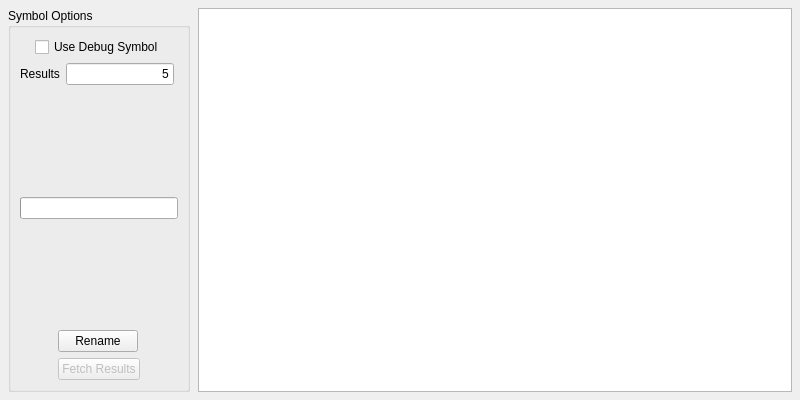
<?xml version="1.0" encoding="UTF-8"?>
<ui version="4.0">
 <class>RenameSymbolsPanel</class>
 <widget class="QFrame" name="FunctionSimularityPanel">
  <property name="geometry">
   <rect>
    <x>0</x>
    <y>0</y>
    <width>800</width>
    <height>400</height>
   </rect>
  </property>
  <property name="contextMenuPolicy">
   <enum>Qt::NoContextMenu</enum>
  </property>
  <property name="windowTitle">
   <string>RevEng.AI Toolkit: Function Rename</string>
  </property>
  <property name="layoutDirection">
   <enum>Qt::LeftToRight</enum>
  </property>
  <layout class="QGridLayout" name="gridLayout_5" columnstretch="0,1">
   <property name="sizeConstraint">
    <enum>QLayout::SetDefaultConstraint</enum>
   </property>
   <property name="leftMargin">
    <number>8</number>
   </property>
   <property name="topMargin">
    <number>8</number>
   </property>
   <property name="rightMargin">
    <number>8</number>
   </property>
   <property name="bottomMargin">
    <number>8</number>
   </property>
   <property name="horizontalSpacing">
    <number>8</number>
   </property>
   <property name="verticalSpacing">
    <number>-1</number>
   </property>
   <item row="0" column="0">
    <widget class="QGroupBox" name="groupBox">
     <property name="title">
      <string>Symbol Options</string>
     </property>
     <layout class="QVBoxLayout" name="verticalLayout">
      <item>
       <layout class="QHBoxLayout" name="horizontalLayout_6">
        <item>
         <spacer name="spacer">
          <property name="orientation">
           <enum>Qt::Horizontal</enum>
          </property>
          <property name="sizeHint" stdset="0">
           <size>
            <width>0</width>
            <height>0</height>
           </size>
          </property>
         </spacer>
        </item>
        <item>
         <widget class="QCheckBox" name="checkBox">
          <property name="text">
           <string>Use Debug Symbol</string>
          </property>
          <property name="checked">
           <bool>false</bool>
          </property>
         </widget>
        </item>
        <item>
         <spacer name="spacer_2">
          <property name="orientation">
           <enum>Qt::Horizontal</enum>
          </property>
          <property name="sizeHint" stdset="0">
           <size>
            <width>0</width>
            <height>0</height>
           </size>
          </property>
         </spacer>
        </item>
       </layout>
      </item>
      <item>
       <layout class="QHBoxLayout" name="horizontalLayout_3">
        <item>
         <spacer name="spacer_3">
          <property name="orientation">
           <enum>Qt::Horizontal</enum>
          </property>
          <property name="sizeHint" stdset="0">
           <size>
            <width>0</width>
            <height>0</height>
           </size>
          </property>
         </spacer>
        </item>
        <item>
         <widget class="QLabel" name="label_2">
          <property name="text">
           <string>Results</string>
          </property>
         </widget>
        </item>
        <item>
         <widget class="QLineEdit" name="lineEdit">
          <property name="text">
           <string>5</string>
          </property>
          <property name="alignment">
           <set>Qt::AlignRight|Qt::AlignTrailing|Qt::AlignVCenter</set>
          </property>
         </widget>
        </item>
        <item>
         <spacer name="spacer_4">
          <property name="orientation">
           <enum>Qt::Horizontal</enum>
          </property>
          <property name="sizeHint" stdset="0">
           <size>
            <width>4</width>
            <height>0</height>
           </size>
          </property>
         </spacer>
        </item>
       </layout>
      </item>
      <item>
       <spacer name="spacer_5">
        <property name="orientation">
         <enum>Qt::Vertical</enum>
        </property>
        <property name="sizeHint" stdset="0">
         <size>
          <width>0</width>
          <height>0</height>
         </size>
        </property>
       </spacer>
      </item>
      <item>
       <widget class="QProgressBar" name="progressBar">
        <property name="enabled">
         <bool>true</bool>
        </property>
        <property name="value">
         <number>0</number>
        </property>
        <property name="alignment">
         <set>Qt::AlignCenter</set>
        </property>
        <property name="textVisible">
         <bool>false</bool>
        </property>
       </widget>
      </item>
      <item>
       <spacer name="spacer_6">
        <property name="orientation">
         <enum>Qt::Vertical</enum>
        </property>
        <property name="sizeHint" stdset="0">
         <size>
          <width>0</width>
          <height>0</height>
         </size>
        </property>
       </spacer>
      </item>
      <item>
       <layout class="QHBoxLayout" name="horizontalLayout">
        <item>
         <spacer name="spacer_7">
          <property name="orientation">
           <enum>Qt::Horizontal</enum>
          </property>
          <property name="sizeHint" stdset="0">
           <size>
            <width>0</width>
            <height>0</height>
           </size>
          </property>
         </spacer>
        </item>
        <item>
         <widget class="QPushButton" name="renameButton">
          <property name="sizePolicy">
           <sizepolicy hsizetype="Minimum" vsizetype="Fixed">
            <horstretch>0</horstretch>
            <verstretch>0</verstretch>
           </sizepolicy>
          </property>
          <property name="autoFillBackground">
           <bool>false</bool>
          </property>
          <property name="text">
           <string>Rename</string>
          </property>
          <property name="autoDefault">
           <bool>true</bool>
          </property>
         </widget>
        </item>
        <item>
         <spacer name="spacer_8">
          <property name="orientation">
           <enum>Qt::Horizontal</enum>
          </property>
          <property name="sizeHint" stdset="0">
           <size>
            <width>40</width>
            <height>20</height>
           </size>
          </property>
         </spacer>
        </item>
       </layout>
      </item>
      <item>
       <layout class="QHBoxLayout" name="horizontalLayout_2">
        <item>
         <spacer name="spacer_9">
          <property name="orientation">
           <enum>Qt::Horizontal</enum>
          </property>
          <property name="sizeHint" stdset="0">
           <size>
            <width>0</width>
            <height>0</height>
           </size>
          </property>
         </spacer>
        </item>
        <item>
         <widget class="QPushButton" name="fetchButton">
          <property name="enabled">
           <bool>false</bool>
          </property>
          <property name="text">
           <string>Fetch Results</string>
          </property>
         </widget>
        </item>
        <item>
         <spacer name="spacer_10">
          <property name="orientation">
           <enum>Qt::Horizontal</enum>
          </property>
          <property name="sizeHint" stdset="0">
           <size>
            <width>0</width>
            <height>0</height>
           </size>
          </property>
         </spacer>
        </item>
       </layout>
      </item>
     </layout>
    </widget>
   </item>
   <item row="0" column="1">
    <widget class="QTableView" name="tableView">
     <property name="editTriggers">
      <set>QAbstractItemView::NoEditTriggers</set>
     </property>
     <property name="selectionMode">
      <enum>QAbstractItemView::SingleSelection</enum>
     </property>
     <property name="selectionBehavior">
      <enum>QAbstractItemView::SelectRows</enum>
     </property>
     <property name="showGrid">
      <bool>true</bool>
     </property>
     <property name="gridStyle">
      <enum>Qt::SolidLine</enum>
     </property>
     <property name="sortingEnabled">
      <bool>false</bool>
     </property>
     <property name="wordWrap">
      <bool>true</bool>
     </property>
     <property name="cornerButtonEnabled">
      <bool>false</bool>
     </property>
     <attribute name="horizontalHeaderHighlightSections">
      <bool>false</bool>
     </attribute>
     <attribute name="horizontalHeaderStretchLastSection">
      <bool>true</bool>
     </attribute>
     <attribute name="verticalHeaderVisible">
      <bool>false</bool>
     </attribute>
     <attribute name="verticalHeaderHighlightSections">
      <bool>false</bool>
     </attribute>
    </widget>
   </item>
  </layout>
 </widget>
 <resources/>
 <connections/>
</ui>
